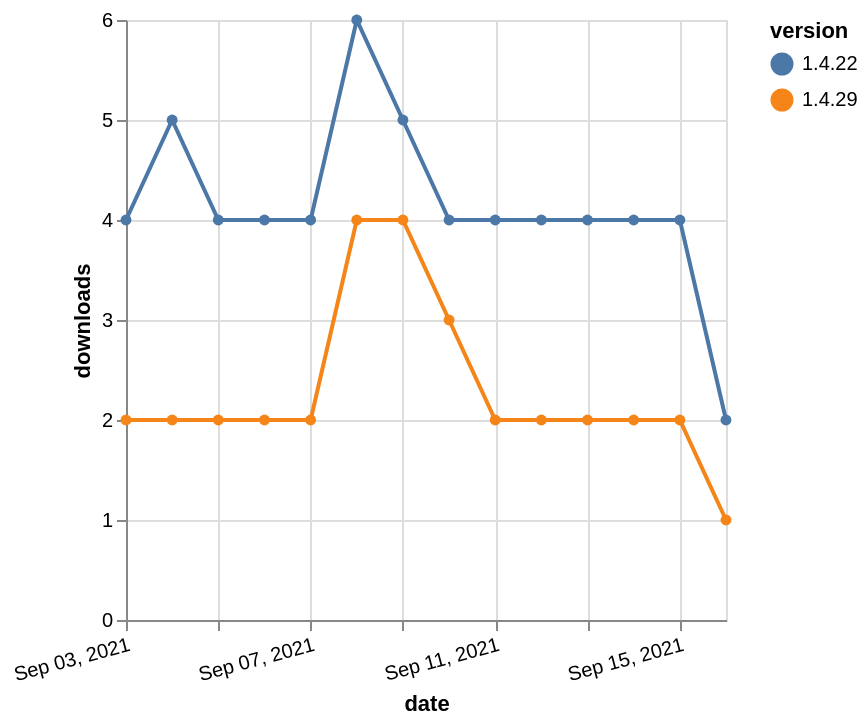

Write the Vega-Lite specification saved for this chart.
### Vega-Lite specification from a JSON file in a GitHub repository (floating-point values rounded to 4 significant figures)
{"$schema": "https://vega.github.io/schema/vega-lite/v5.json", "description": "A simple bar chart with embedded data.", "data": {"values": [{"date": "2021-09-03", "total": 7980, "delta": 4, "version": "1.4.22"}, {"date": "2021-09-04", "total": 7985, "delta": 5, "version": "1.4.22"}, {"date": "2021-09-05", "total": 7989, "delta": 4, "version": "1.4.22"}, {"date": "2021-09-06", "total": 7993, "delta": 4, "version": "1.4.22"}, {"date": "2021-09-07", "total": 7997, "delta": 4, "version": "1.4.22"}, {"date": "2021-09-08", "total": 8003, "delta": 6, "version": "1.4.22"}, {"date": "2021-09-09", "total": 8008, "delta": 5, "version": "1.4.22"}, {"date": "2021-09-10", "total": 8012, "delta": 4, "version": "1.4.22"}, {"date": "2021-09-11", "total": 8016, "delta": 4, "version": "1.4.22"}, {"date": "2021-09-12", "total": 8020, "delta": 4, "version": "1.4.22"}, {"date": "2021-09-13", "total": 8024, "delta": 4, "version": "1.4.22"}, {"date": "2021-09-14", "total": 8028, "delta": 4, "version": "1.4.22"}, {"date": "2021-09-15", "total": 8032, "delta": 4, "version": "1.4.22"}, {"date": "2021-09-16", "total": 8034, "delta": 2, "version": "1.4.22"}, {"date": "2021-09-03", "total": 3926, "delta": 2, "version": "1.4.29"}, {"date": "2021-09-04", "total": 3928, "delta": 2, "version": "1.4.29"}, {"date": "2021-09-05", "total": 3930, "delta": 2, "version": "1.4.29"}, {"date": "2021-09-06", "total": 3932, "delta": 2, "version": "1.4.29"}, {"date": "2021-09-07", "total": 3934, "delta": 2, "version": "1.4.29"}, {"date": "2021-09-08", "total": 3938, "delta": 4, "version": "1.4.29"}, {"date": "2021-09-09", "total": 3942, "delta": 4, "version": "1.4.29"}, {"date": "2021-09-10", "total": 3945, "delta": 3, "version": "1.4.29"}, {"date": "2021-09-11", "total": 3947, "delta": 2, "version": "1.4.29"}, {"date": "2021-09-12", "total": 3949, "delta": 2, "version": "1.4.29"}, {"date": "2021-09-13", "total": 3951, "delta": 2, "version": "1.4.29"}, {"date": "2021-09-14", "total": 3953, "delta": 2, "version": "1.4.29"}, {"date": "2021-09-15", "total": 3955, "delta": 2, "version": "1.4.29"}, {"date": "2021-09-16", "total": 3956, "delta": 1, "version": "1.4.29"}]}, "width": "container", "mark": {"type": "line", "point": {"filled": true}}, "encoding": {"x": {"field": "date", "type": "temporal", "timeUnit": "yearmonthdate", "title": "date", "axis": {"labelAngle": -15}}, "y": {"field": "delta", "type": "quantitative", "title": "downloads"}, "color": {"field": "version", "type": "nominal"}, "tooltip": {"field": "delta"}}}
